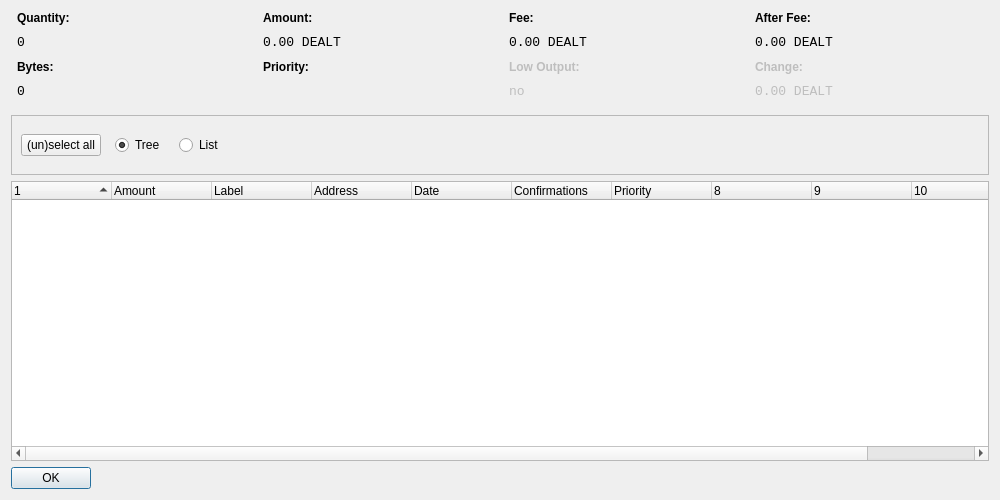
<?xml version="1.0" encoding="UTF-8"?>
<ui version="4.0">
 <class>CoinControlDialog</class>
 <widget class="QDialog" name="CoinControlDialog">
  <property name="geometry">
   <rect>
    <x>0</x>
    <y>0</y>
    <width>1000</width>
    <height>500</height>
   </rect>
  </property>
  <property name="windowTitle">
   <string>Coin Control</string>
  </property>
  <layout class="QVBoxLayout" name="verticalLayout">
   <item>
    <layout class="QHBoxLayout" name="horizontalLayoutTop" stretch="0,0,0,0">
     <property name="topMargin">
      <number>0</number>
     </property>
     <property name="bottomMargin">
      <number>10</number>
     </property>
     <item>
      <layout class="QFormLayout" name="formLayoutCoinControl1">
       <property name="horizontalSpacing">
        <number>10</number>
       </property>
       <property name="verticalSpacing">
        <number>10</number>
       </property>
       <property name="leftMargin">
        <number>6</number>
       </property>
       <property name="rightMargin">
        <number>6</number>
       </property>
       <item row="0" column="0">
        <widget class="QLabel" name="labelCoinControlQuantityText">
         <property name="styleSheet">
          <string notr="true">font-weight:bold;</string>
         </property>
         <property name="text">
          <string>Quantity:</string>
         </property>
        </widget>
       </item>
       <item row="2" column="0">
        <widget class="QLabel" name="labelCoinControlBytesText">
         <property name="styleSheet">
          <string notr="true">font-weight:bold;</string>
         </property>
         <property name="text">
          <string>Bytes:</string>
         </property>
        </widget>
       </item>
       <item row="1" column="0">
        <widget class="QLabel" name="labelCoinControlQuantity">
         <property name="font">
          <font>
           <family>Monospace</family>
           <pointsize>10</pointsize>
          </font>
         </property>
         <property name="cursor">
          <cursorShape>IBeamCursor</cursorShape>
         </property>
         <property name="contextMenuPolicy">
          <enum>Qt::ActionsContextMenu</enum>
         </property>
         <property name="text">
          <string notr="true">0</string>
         </property>
         <property name="textInteractionFlags">
          <set>Qt::LinksAccessibleByMouse|Qt::TextSelectableByKeyboard|Qt::TextSelectableByMouse</set>
         </property>
        </widget>
       </item>
       <item row="3" column="0">
        <widget class="QLabel" name="labelCoinControlBytes">
         <property name="font">
          <font>
           <family>Monospace</family>
           <pointsize>10</pointsize>
          </font>
         </property>
         <property name="cursor">
          <cursorShape>IBeamCursor</cursorShape>
         </property>
         <property name="contextMenuPolicy">
          <enum>Qt::ActionsContextMenu</enum>
         </property>
         <property name="text">
          <string notr="true">0</string>
         </property>
         <property name="textInteractionFlags">
          <set>Qt::LinksAccessibleByMouse|Qt::TextSelectableByKeyboard|Qt::TextSelectableByMouse</set>
         </property>
        </widget>
       </item>
      </layout>
     </item>
     <item>
      <layout class="QFormLayout" name="formLayoutCoinControl2">
       <property name="horizontalSpacing">
        <number>10</number>
       </property>
       <property name="verticalSpacing">
        <number>10</number>
       </property>
       <property name="leftMargin">
        <number>6</number>
       </property>
       <property name="rightMargin">
        <number>6</number>
       </property>
       <item row="0" column="0">
        <widget class="QLabel" name="labelCoinControlAmountText">
         <property name="styleSheet">
          <string notr="true">font-weight:bold;</string>
         </property>
         <property name="text">
          <string>Amount:</string>
         </property>
        </widget>
       </item>
       <item row="2" column="0">
        <widget class="QLabel" name="labelCoinControlPriorityText">
         <property name="styleSheet">
          <string notr="true">font-weight:bold;</string>
         </property>
         <property name="text">
          <string>Priority:</string>
         </property>
        </widget>
       </item>
       <item row="1" column="0">
        <widget class="QLabel" name="labelCoinControlAmount">
         <property name="font">
          <font>
           <family>Monospace</family>
           <pointsize>10</pointsize>
          </font>
         </property>
         <property name="cursor">
          <cursorShape>IBeamCursor</cursorShape>
         </property>
         <property name="contextMenuPolicy">
          <enum>Qt::ActionsContextMenu</enum>
         </property>
         <property name="text">
          <string notr="true">0.00 DEALT</string>
         </property>
         <property name="textInteractionFlags">
          <set>Qt::LinksAccessibleByMouse|Qt::TextSelectableByKeyboard|Qt::TextSelectableByMouse</set>
         </property>
        </widget>
       </item>
       <item row="3" column="0">
        <widget class="QLabel" name="labelCoinControlPriority">
         <property name="font">
          <font>
           <family>Monospace</family>
           <pointsize>10</pointsize>
          </font>
         </property>
         <property name="cursor">
          <cursorShape>IBeamCursor</cursorShape>
         </property>
         <property name="contextMenuPolicy">
          <enum>Qt::ActionsContextMenu</enum>
         </property>
         <property name="text">
          <string/>
         </property>
         <property name="textInteractionFlags">
          <set>Qt::LinksAccessibleByMouse|Qt::TextSelectableByKeyboard|Qt::TextSelectableByMouse</set>
         </property>
        </widget>
       </item>
      </layout>
     </item>
     <item>
      <layout class="QFormLayout" name="formLayoutCoinControl3">
       <property name="horizontalSpacing">
        <number>10</number>
       </property>
       <property name="verticalSpacing">
        <number>10</number>
       </property>
       <property name="leftMargin">
        <number>6</number>
       </property>
       <property name="rightMargin">
        <number>6</number>
       </property>
       <item row="0" column="0">
        <widget class="QLabel" name="labelCoinControlFeeText">
         <property name="styleSheet">
          <string notr="true">font-weight:bold;</string>
         </property>
         <property name="text">
          <string>Fee:</string>
         </property>
        </widget>
       </item>
       <item row="2" column="0">
        <widget class="QLabel" name="labelCoinControlLowOutputText">
         <property name="enabled">
          <bool>false</bool>
         </property>
         <property name="styleSheet">
          <string notr="true">font-weight:bold;</string>
         </property>
         <property name="text">
          <string>Low Output:</string>
         </property>
        </widget>
       </item>
       <item row="1" column="0">
        <widget class="QLabel" name="labelCoinControlFee">
         <property name="font">
          <font>
           <family>Monospace</family>
           <pointsize>10</pointsize>
          </font>
         </property>
         <property name="cursor">
          <cursorShape>IBeamCursor</cursorShape>
         </property>
         <property name="contextMenuPolicy">
          <enum>Qt::ActionsContextMenu</enum>
         </property>
         <property name="text">
          <string notr="true">0.00 DEALT</string>
         </property>
         <property name="textInteractionFlags">
          <set>Qt::LinksAccessibleByMouse|Qt::TextSelectableByKeyboard|Qt::TextSelectableByMouse</set>
         </property>
        </widget>
       </item>
       <item row="3" column="0">
        <widget class="QLabel" name="labelCoinControlLowOutput">
         <property name="enabled">
          <bool>false</bool>
         </property>
         <property name="font">
          <font>
           <family>Monospace</family>
           <pointsize>10</pointsize>
          </font>
         </property>
         <property name="cursor">
          <cursorShape>IBeamCursor</cursorShape>
         </property>
         <property name="contextMenuPolicy">
          <enum>Qt::ActionsContextMenu</enum>
         </property>
         <property name="text">
          <string notr="true">no</string>
         </property>
         <property name="textInteractionFlags">
          <set>Qt::LinksAccessibleByMouse|Qt::TextSelectableByKeyboard|Qt::TextSelectableByMouse</set>
         </property>
        </widget>
       </item>
      </layout>
     </item>
     <item>
      <layout class="QFormLayout" name="formLayoutCoinControl4">
       <property name="horizontalSpacing">
        <number>10</number>
       </property>
       <property name="verticalSpacing">
        <number>10</number>
       </property>
       <property name="leftMargin">
        <number>6</number>
       </property>
       <property name="rightMargin">
        <number>6</number>
       </property>
       <item row="0" column="0">
        <widget class="QLabel" name="labelCoinControlAfterFeeText">
         <property name="styleSheet">
          <string notr="true">font-weight:bold;</string>
         </property>
         <property name="text">
          <string>After Fee:</string>
         </property>
        </widget>
       </item>
       <item row="2" column="0">
        <widget class="QLabel" name="labelCoinControlChangeText">
         <property name="enabled">
          <bool>false</bool>
         </property>
         <property name="styleSheet">
          <string notr="true">font-weight:bold;</string>
         </property>
         <property name="text">
          <string>Change:</string>
         </property>
        </widget>
       </item>
       <item row="1" column="0">
        <widget class="QLabel" name="labelCoinControlAfterFee">
         <property name="font">
          <font>
           <family>Monospace</family>
           <pointsize>10</pointsize>
          </font>
         </property>
         <property name="cursor">
          <cursorShape>IBeamCursor</cursorShape>
         </property>
         <property name="contextMenuPolicy">
          <enum>Qt::ActionsContextMenu</enum>
         </property>
         <property name="text">
          <string notr="true">0.00 DEALT</string>
         </property>
         <property name="textInteractionFlags">
          <set>Qt::LinksAccessibleByMouse|Qt::TextSelectableByKeyboard|Qt::TextSelectableByMouse</set>
         </property>
        </widget>
       </item>
       <item row="3" column="0">
        <widget class="QLabel" name="labelCoinControlChange">
         <property name="enabled">
          <bool>false</bool>
         </property>
         <property name="font">
          <font>
           <family>Monospace</family>
           <pointsize>10</pointsize>
          </font>
         </property>
         <property name="cursor">
          <cursorShape>IBeamCursor</cursorShape>
         </property>
         <property name="contextMenuPolicy">
          <enum>Qt::ActionsContextMenu</enum>
         </property>
         <property name="text">
          <string notr="true">0.00 DEALT</string>
         </property>
         <property name="textInteractionFlags">
          <set>Qt::LinksAccessibleByMouse|Qt::TextSelectableByKeyboard|Qt::TextSelectableByMouse</set>
         </property>
        </widget>
       </item>
      </layout>
     </item>
    </layout>
   </item>
   <item>
    <widget class="QFrame" name="frame">
     <property name="minimumSize">
      <size>
       <width>0</width>
       <height>60</height>
      </size>
     </property>
     <property name="frameShape">
      <enum>QFrame::StyledPanel</enum>
     </property>
     <property name="frameShadow">
      <enum>QFrame::Sunken</enum>
     </property>
     <layout class="QVBoxLayout" name="verticalLayout_2">
      <item>
       <layout class="QHBoxLayout" name="horizontalLayoutPanel" stretch="0,0,0,0">
        <property name="spacing">
         <number>14</number>
        </property>
        <item>
         <widget class="QPushButton" name="pushButtonSelectAll">
          <property name="sizePolicy">
           <sizepolicy hsizetype="Maximum" vsizetype="Fixed">
            <horstretch>0</horstretch>
            <verstretch>0</verstretch>
           </sizepolicy>
          </property>
          <property name="text">
           <string>(un)select all</string>
          </property>
         </widget>
        </item>
        <item>
         <widget class="QRadioButton" name="radioTreeMode">
          <property name="sizePolicy">
           <sizepolicy hsizetype="Maximum" vsizetype="Fixed">
            <horstretch>0</horstretch>
            <verstretch>0</verstretch>
           </sizepolicy>
          </property>
          <property name="text">
           <string>Tree</string>
          </property>
          <property name="checked">
           <bool>true</bool>
          </property>
         </widget>
        </item>
        <item>
         <widget class="QRadioButton" name="radioListMode">
          <property name="sizePolicy">
           <sizepolicy hsizetype="Maximum" vsizetype="Fixed">
            <horstretch>0</horstretch>
            <verstretch>0</verstretch>
           </sizepolicy>
          </property>
          <property name="text">
           <string>List</string>
          </property>
         </widget>
        </item>
        <item>
         <spacer name="horizontalSpacer">
          <property name="orientation">
           <enum>Qt::Horizontal</enum>
          </property>
          <property name="sizeHint" stdset="0">
           <size>
            <width>40</width>
            <height>20</height>
           </size>
          </property>
         </spacer>
        </item>
       </layout>
      </item>
     </layout>
    </widget>
   </item>
   <item>
    <widget class="CoinControlTreeWidget" name="treeWidget">
     <property name="font">
      <font>
       <pointsize>9</pointsize>
      </font>
     </property>
     <property name="contextMenuPolicy">
      <enum>Qt::CustomContextMenu</enum>
     </property>
     <property name="sortingEnabled">
      <bool>false</bool>
     </property>
     <property name="columnCount">
      <number>11</number>
     </property>
     <attribute name="headerShowSortIndicator" stdset="0">
      <bool>true</bool>
     </attribute>
     <attribute name="headerStretchLastSection">
      <bool>false</bool>
     </attribute>
     <column>
      <property name="text">
       <string/>
      </property>
     </column>
     <column>
      <property name="text">
       <string>Amount</string>
      </property>
     </column>
     <column>
      <property name="text">
       <string>Label</string>
      </property>
     </column>
     <column>
      <property name="text">
       <string>Address</string>
      </property>
     </column>
     <column>
      <property name="text">
       <string>Date</string>
      </property>
     </column>
     <column>
      <property name="text">
       <string>Confirmations</string>
      </property>
      <property name="toolTip">
       <string>Confirmed</string>
      </property>
     </column>
     <column>
      <property name="text">
       <string>Priority</string>
      </property>
     </column>
     <column>
      <property name="text">
       <string/>
      </property>
     </column>
     <column>
      <property name="text">
       <string/>
      </property>
     </column>
     <column>
      <property name="text">
       <string/>
      </property>
     </column>
     <column>
      <property name="text">
       <string/>
      </property>
     </column>
    </widget>
   </item>
   <item>
    <widget class="QDialogButtonBox" name="buttonBox">
     <property name="sizePolicy">
      <sizepolicy hsizetype="Maximum" vsizetype="Fixed">
       <horstretch>0</horstretch>
       <verstretch>0</verstretch>
      </sizepolicy>
     </property>
     <property name="orientation">
      <enum>Qt::Horizontal</enum>
     </property>
     <property name="standardButtons">
      <set>QDialogButtonBox::Ok</set>
     </property>
    </widget>
   </item>
  </layout>
 </widget>
 <customwidgets>
  <customwidget>
   <class>CoinControlTreeWidget</class>
   <extends>QTreeWidget</extends>
   <header>coincontroltreewidget.h</header>
  </customwidget>
 </customwidgets>
 <resources/>
 <connections/>
</ui>
